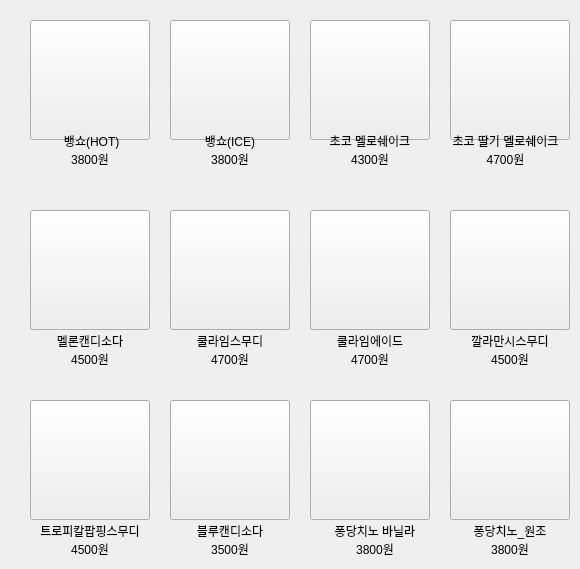
     <widget class="QWidget" name="page_2">
      <widget class="QPushButton" name="menu_noncoffee_2_1">
       <property name="geometry">
        <rect>
         <x>30</x>
         <y>210</y>
         <width>120</width>
         <height>120</height>
        </rect>
       </property>
       <property name="styleSheet">
        <string notr="true">border-image: url(image/noncoffee/멜론소다-450x588.png);</string>
       </property>
       <property name="text">
        <string/>
       </property>
      </widget>
      <widget class="QPushButton" name="menu_noncoffee_3_3">
       <property name="geometry">
        <rect>
         <x>310</x>
         <y>400</y>
         <width>120</width>
         <height>120</height>
        </rect>
       </property>
       <property name="styleSheet">
        <string notr="true">border-image: url(image/noncoffee/퐁당치노_바닐라-450x588.png);</string>
       </property>
       <property name="text">
        <string/>
       </property>
      </widget>
      <widget class="QPushButton" name="menu_noncoffee_1_2">
       <property name="geometry">
        <rect>
         <x>170</x>
         <y>20</y>
         <width>120</width>
         <height>120</height>
        </rect>
       </property>
       <property name="styleSheet">
        <string notr="true">border-image: url(image/noncoffee/뱅쇼iced_thumb-450x588.png);</string>
       </property>
       <property name="text">
        <string/>
       </property>
      </widget>
      <widget class="QPushButton" name="menu_noncoffee_1_4">
       <property name="geometry">
        <rect>
         <x>450</x>
         <y>20</y>
         <width>120</width>
         <height>120</height>
        </rect>
       </property>
       <property name="styleSheet">
        <string notr="true">border-image: url(image/noncoffee/22-450x588.png);</string>
       </property>
       <property name="text">
        <string/>
       </property>
      </widget>
      <widget class="QPushButton" name="menu_noncoffee_3_1">
       <property name="geometry">
        <rect>
         <x>30</x>
         <y>400</y>
         <width>120</width>
         <height>120</height>
        </rect>
       </property>
       <property name="styleSheet">
        <string notr="true">border-image: url(image/noncoffee/트로피칼팝핑스무디-450x588.png);</string>
       </property>
       <property name="text">
        <string/>
       </property>
      </widget>
      <widget class="QPushButton" name="menu_noncoffee_3_4">
       <property name="geometry">
        <rect>
         <x>450</x>
         <y>400</y>
         <width>120</width>
         <height>120</height>
        </rect>
       </property>
       <property name="styleSheet">
        <string notr="true">border-image: url(image/noncoffee/퐁당치노_원조-450x588.png);</string>
       </property>
       <property name="text">
        <string/>
       </property>
      </widget>
      <widget class="QPushButton" name="menu_noncoffee_1_1">
       <property name="geometry">
        <rect>
         <x>30</x>
         <y>20</y>
         <width>120</width>
         <height>120</height>
        </rect>
       </property>
       <property name="styleSheet">
        <string notr="true">border-image: url(image/noncoffee/뱅쇼hot_thumb-450x588.png);</string>
       </property>
       <property name="text">
        <string/>
       </property>
      </widget>
      <widget class="QPushButton" name="menu_noncoffee_2_2">
       <property name="geometry">
        <rect>
         <x>170</x>
         <y>210</y>
         <width>120</width>
         <height>120</height>
        </rect>
       </property>
       <property name="styleSheet">
        <string notr="true">border-image: url(image/noncoffee/쿨라임스무디-450x588.png);</string>
       </property>
       <property name="text">
        <string/>
       </property>
      </widget>
      <widget class="QPushButton" name="menu_noncoffee_2_4">
       <property name="geometry">
        <rect>
         <x>450</x>
         <y>210</y>
         <width>120</width>
         <height>120</height>
        </rect>
       </property>
       <property name="styleSheet">
        <string notr="true">border-image: url(image/noncoffee/깔라만시스무디-450x588.png);</string>
       </property>
       <property name="text">
        <string/>
       </property>
      </widget>
      <widget class="QPushButton" name="menu_noncoffee_2_3">
       <property name="geometry">
        <rect>
         <x>310</x>
         <y>210</y>
         <width>120</width>
         <height>120</height>
        </rect>
       </property>
       <property name="styleSheet">
        <string notr="true">border-image: url(image/noncoffee/쿨라임에이드-450x588.png);</string>
       </property>
       <property name="text">
        <string/>
       </property>
      </widget>
      <widget class="QPushButton" name="menu_noncoffee_3_2">
       <property name="geometry">
        <rect>
         <x>170</x>
         <y>400</y>
         <width>120</width>
         <height>120</height>
        </rect>
       </property>
       <property name="styleSheet">
        <string notr="true">border-image: url(image/noncoffee/블루캔디소다-450x588.png);</string>
       </property>
       <property name="text">
        <string/>
       </property>
      </widget>
      <widget class="QPushButton" name="menu_noncoffee_1_3">
       <property name="geometry">
        <rect>
         <x>310</x>
         <y>20</y>
         <width>120</width>
         <height>120</height>
        </rect>
       </property>
       <property name="styleSheet">
        <string notr="true">border-image: url(image/noncoffee/11-450x588.png);</string>
       </property>
       <property name="text">
        <string/>
       </property>
      </widget>
      <widget class="QLabel" name="label">
       <property name="geometry">
        <rect>
         <x>30</x>
         <y>130</y>
         <width>120</width>
         <height>40</height>
        </rect>
       </property>
       <property name="text">
        <string> 뱅쇼(HOT)
3800원</string>
       </property>
       <property name="alignment">
        <set>Qt::AlignCenter</set>
       </property>
      </widget>
      <widget class="QLabel" name="label_2">
       <property name="geometry">
        <rect>
         <x>170</x>
         <y>130</y>
         <width>120</width>
         <height>40</height>
        </rect>
       </property>
       <property name="text">
        <string>뱅쇼(ICE)
3800원</string>
       </property>
       <property name="alignment">
        <set>Qt::AlignCenter</set>
       </property>
      </widget>
      <widget class="QLabel" name="label_3">
       <property name="geometry">
        <rect>
         <x>310</x>
         <y>130</y>
         <width>120</width>
         <height>40</height>
        </rect>
       </property>
       <property name="text">
        <string>초코 멜로쉐이크
4300원</string>
       </property>
       <property name="alignment">
        <set>Qt::AlignCenter</set>
       </property>
      </widget>
      <widget class="QLabel" name="label_4">
       <property name="geometry">
        <rect>
         <x>440</x>
         <y>130</y>
         <width>131</width>
         <height>40</height>
        </rect>
       </property>
       <property name="text">
        <string>초코 딸기 멜로쉐이크
4700원</string>
       </property>
       <property name="alignment">
        <set>Qt::AlignCenter</set>
       </property>
      </widget>
      <widget class="QLabel" name="label_5">
       <property name="geometry">
        <rect>
         <x>450</x>
         <y>330</y>
         <width>120</width>
         <height>40</height>
        </rect>
       </property>
       <property name="text">
        <string>깔라만시스무디
4500원</string>
       </property>
       <property name="alignment">
        <set>Qt::AlignCenter</set>
       </property>
      </widget>
      <widget class="QLabel" name="label_6">
       <property name="geometry">
        <rect>
         <x>170</x>
         <y>330</y>
         <width>120</width>
         <height>40</height>
        </rect>
       </property>
       <property name="text">
        <string>쿨라임스무디
4700원</string>
       </property>
       <property name="alignment">
        <set>Qt::AlignCenter</set>
       </property>
      </widget>
      <widget class="QLabel" name="label_7">
       <property name="geometry">
        <rect>
         <x>310</x>
         <y>330</y>
         <width>120</width>
         <height>40</height>
        </rect>
       </property>
       <property name="text">
        <string>쿨라임에이드
4700원</string>
       </property>
       <property name="alignment">
        <set>Qt::AlignCenter</set>
       </property>
      </widget>
      <widget class="QLabel" name="label_8">
       <property name="geometry">
        <rect>
         <x>30</x>
         <y>330</y>
         <width>120</width>
         <height>40</height>
        </rect>
       </property>
       <property name="text">
        <string>멜론캔디소다
4500원</string>
       </property>
       <property name="alignment">
        <set>Qt::AlignCenter</set>
       </property>
      </widget>
      <widget class="QLabel" name="label_9">
       <property name="geometry">
        <rect>
         <x>450</x>
         <y>520</y>
         <width>120</width>
         <height>40</height>
        </rect>
       </property>
       <property name="text">
        <string>퐁당치노_원조
3800원</string>
       </property>
       <property name="alignment">
        <set>Qt::AlignCenter</set>
       </property>
      </widget>
      <widget class="QLabel" name="label_10">
       <property name="geometry">
        <rect>
         <x>310</x>
         <y>520</y>
         <width>130</width>
         <height>40</height>
        </rect>
       </property>
       <property name="text">
        <string>퐁당치노 바닐라
3800원</string>
       </property>
       <property name="alignment">
        <set>Qt::AlignCenter</set>
       </property>
      </widget>
      <widget class="QLabel" name="label_11">
       <property name="geometry">
        <rect>
         <x>160</x>
         <y>520</y>
         <width>140</width>
         <height>40</height>
        </rect>
       </property>
       <property name="text">
        <string>블루캔디소다
3500원</string>
       </property>
       <property name="alignment">
        <set>Qt::AlignCenter</set>
       </property>
      </widget>
      <widget class="QLabel" name="label_12">
       <property name="geometry">
        <rect>
         <x>20</x>
         <y>520</y>
         <width>140</width>
         <height>40</height>
        </rect>
       </property>
       <property name="text">
        <string>트로피칼팝핑스무디
4500원</string>
       </property>
       <property name="alignment">
        <set>Qt::AlignCenter</set>
       </property>
      </widget>
     </widget>
